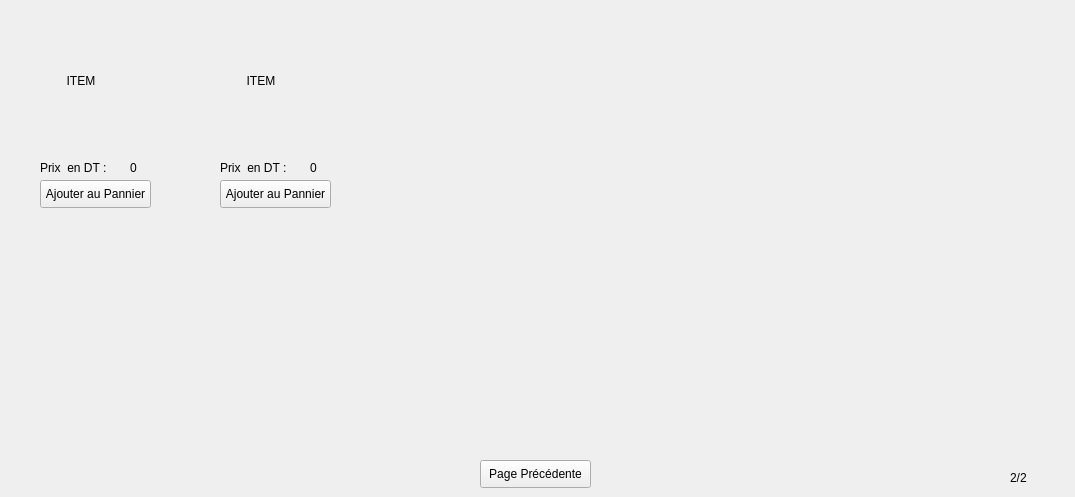
          <widget class="QWidget" name="pcportable_2">
           <widget class="QLabel" name="label_40">
            <property name="geometry">
             <rect>
              <x>40</x>
              <y>160</y>
              <width>91</width>
              <height>16</height>
             </rect>
            </property>
            <property name="text">
             <string>Prix  en DT : </string>
            </property>
           </widget>
           <widget class="QLabel" name="label_41">
            <property name="geometry">
             <rect>
              <x>130</x>
              <y>160</y>
              <width>56</width>
              <height>16</height>
             </rect>
            </property>
            <property name="text">
             <string>0</string>
            </property>
           </widget>
           <widget class="QPushButton" name="pushButton_13">
            <property name="geometry">
             <rect>
              <x>40</x>
              <y>180</y>
              <width>111</width>
              <height>28</height>
             </rect>
            </property>
            <property name="text">
             <string>Ajouter au Pannier</string>
            </property>
           </widget>
           <widget class="QLabel" name="label_42">
            <property name="geometry">
             <rect>
              <x>220</x>
              <y>160</y>
              <width>91</width>
              <height>16</height>
             </rect>
            </property>
            <property name="text">
             <string>Prix  en DT : </string>
            </property>
           </widget>
           <widget class="QLabel" name="label_43">
            <property name="geometry">
             <rect>
              <x>220</x>
              <y>30</y>
              <width>111</width>
              <height>101</height>
             </rect>
            </property>
            <property name="text">
             <string>        ITEM </string>
            </property>
           </widget>
           <widget class="QLabel" name="label_44">
            <property name="geometry">
             <rect>
              <x>310</x>
              <y>160</y>
              <width>56</width>
              <height>16</height>
             </rect>
            </property>
            <property name="text">
             <string>0</string>
            </property>
           </widget>
           <widget class="QLabel" name="label_45">
            <property name="geometry">
             <rect>
              <x>40</x>
              <y>30</y>
              <width>111</width>
              <height>101</height>
             </rect>
            </property>
            <property name="text">
             <string>        ITEM </string>
            </property>
           </widget>
           <widget class="QPushButton" name="pushButton_14">
            <property name="geometry">
             <rect>
              <x>220</x>
              <y>180</y>
              <width>111</width>
              <height>28</height>
             </rect>
            </property>
            <property name="text">
             <string>Ajouter au Pannier</string>
            </property>
           </widget>
           <widget class="QPushButton" name="pcportable_next_2">
            <property name="geometry">
             <rect>
              <x>480</x>
              <y>460</y>
              <width>111</width>
              <height>28</height>
             </rect>
            </property>
            <property name="text">
             <string>Page Précédente</string>
            </property>
           </widget>
           <widget class="QLabel" name="label_46">
            <property name="geometry">
             <rect>
              <x>1010</x>
              <y>470</y>
              <width>56</width>
              <height>16</height>
             </rect>
            </property>
            <property name="text">
             <string>2/2</string>
            </property>
           </widget>
          </widget>
